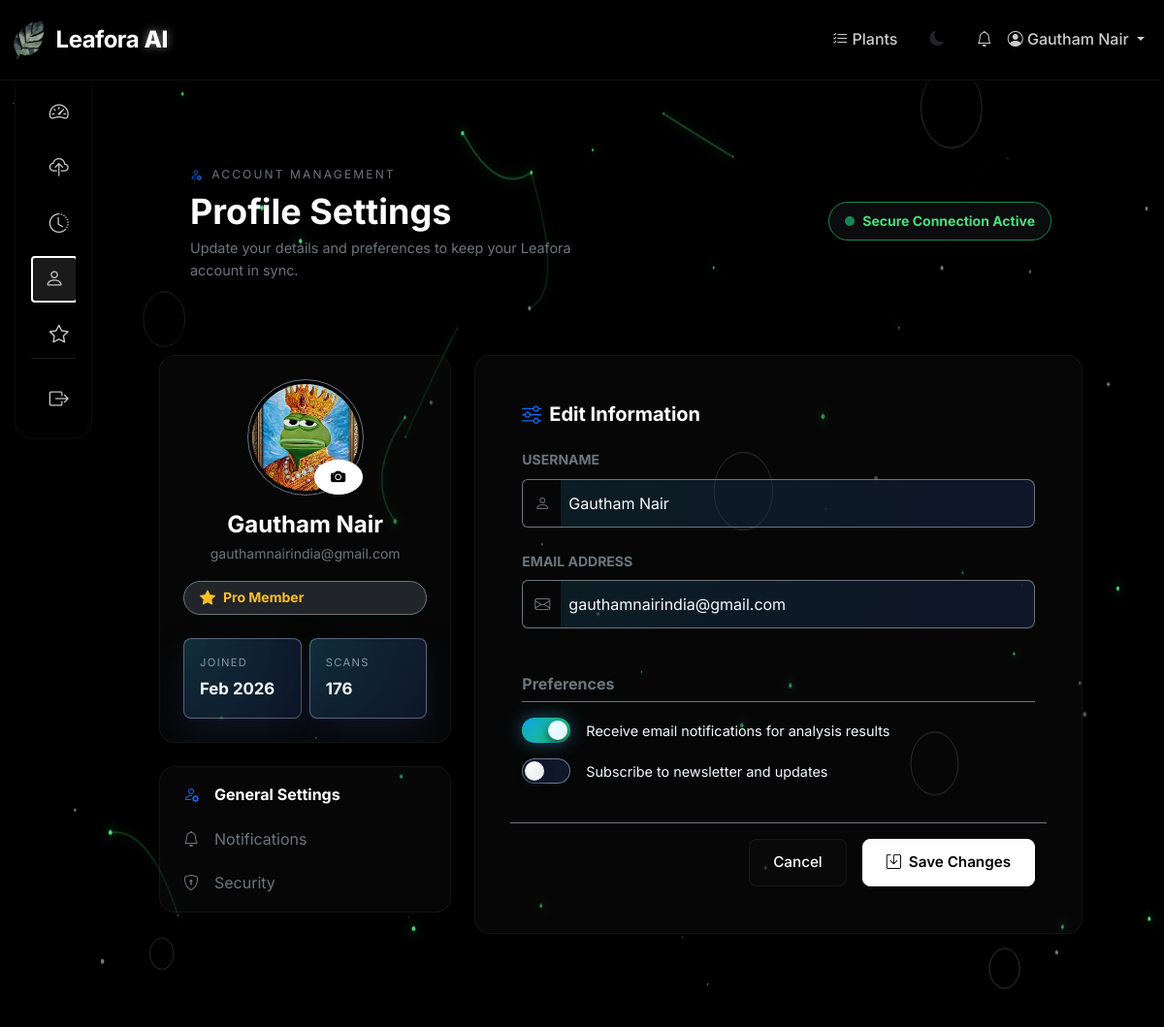
/profile (signed in), run on the app's committed database.
### app.py (models this page shows, shortened)
class User(db.Model):
    __tablename__ = 'tbl_login'
    id = db.Column(db.Integer, primary_key=True)
    username = db.Column(db.String(80), unique=True, nullable=False)
    email = db.Column(db.String(120), unique=True, nullable=False)
    password_hash = db.Column(db.String(255), nullable=False)
    theme = db.Column(db.String(10), default='light')
    last_login = db.Column(db.DateTime, nullable=True)
    @property
    def customer(self):
        return db.session.query(Customer).filter_by(customer_id=self.id).first()
    @property
    def is_admin(self):
        c = self.customer
        try:
            return bool(c.is_admin) if c else False
        except AttributeError:
            return False
    @property
    def created_at(self):
        c = self.customer
        try:
            return c.created_at if c else None
        except AttributeError:
            return None
    def is_pro_active(self):
        c = self.customer
        if not c or not c.is_pro:
            return False
        if c.pro_expires_at:
            expires_at = ensure_timezone_aware(c.pro_expires_at)
            if expires_at and expires_at < datetime.now(timezone.utc):
                return False
        return True

class Customer(db.Model):
    __tablename__ = 'tbl_customer'
    customer_id = db.Column(db.Integer, db.ForeignKey('tbl_login.id'), primary_key=True)
    is_admin = db.Column(db.Boolean, nullable=False, default=False)
    is_pro = db.Column(db.Integer, nullable=False, default=0)
    pro_expires_at = db.Column(db.DateTime, nullable=True)
    is_deleted = db.Column(db.Boolean, nullable=False, default=False)
    created_at = db.Column(db.DateTime, nullable=False, default=lambda: datetime.now(timezone.utc))
    last_login_at = db.Column(db.DateTime, nullable=True)
    last_logout_at = db.Column(db.DateTime, nullable=True)
    subscription_purchased_at = db.Column(db.DateTime, nullable=True)
    email = db.Column(db.String(120), nullable=False, default='')
    password_hash = db.Column(db.String(255), nullable=False, default='')

### app.py (the view, shortened to what this page needs)
@app.route('/profile', methods=['GET', 'POST'])
@login_required
@member_only
def profile():
    user = db.session.get(User, session['user_id'])
    profile_image_url = None
    for ext in ['png', 'jpg', 'jpeg', 'gif', 'bmp']:
        candidate = os.path.join(app.config['UPLOAD_FOLDER'], f"profile_{user.id}.{ext}")
        if os.path.exists(candidate):
            profile_image_url = url_for('static', filename=f"uploads/profile_{user.id}.{ext}")
            break
    is_pro = user.is_pro_active()
    total_predictions = Prediction.query.filter_by(cust_id=user.id).count()
    return render_template('user/profile.html', user=user, profile_image_url=profile_image_url, is_pro=is_pro, total_predictions=total_predictions)

### templates/user/profile.html (shortened to what this page needs)
{% extends "base.html" %}
{% block content %}
<div class="container py-5" style="max-width: 1000px;">
    <div class="mb-5">
        <div class="card border-0 bg-transparent">
            <div class="card-body px-0">
                <div class="row g-3 align-items-center">
                    <div class="col-md-8">
                        <span class="profile-header-eyebrow text-secondary d-inline-flex align-items-center mb-2">
                            <i class="bi bi-person-gear me-2 text-primary"></i>
                            Account Management
                        </span>
                        <h1 class="profile-header-title fw-bold mb-1">
                            Profile Settings
                        </h1>
                        <p class="profile-header-subtitle text-secondary mb-0">
                            Update your details and preferences to keep your Leafora account in sync.
                        </p>
                    </div>
                    <div class="col-md-4 text-md-end">
                        <div class="d-inline-flex align-items-center gap-2 px-3 py-2 rounded-pill border border-success bg-secondary bg-opacity-10">
                            <span class="position-relative d-flex" style="width: 10px; height: 10px;">
                                <span class="position-relative w-100 h-100 rounded-circle bg-success"></span>
                            </span>
                            <span class="small fw-bold text-success text-nowrap">Secure Connection Active</span>
                        </div>
                    </div>
                </div>
            </div>
        </div>
        <div class="row g-4 mt-1">
            <div class="col-md-4">
                <div class="card p-4 text-center mb-4 position-relative overflow-hidden">
                    <div class="d-flex justify-content-center mb-3">
                        <div class="rounded-circle p-1 border border-secondary position-relative profile-avatar-ring">
                            {% if profile_image_url %}
                            <img src="{{ profile_image_url }}" alt="Profile" class="rounded-circle w-100 h-100 object-fit-cover shadow-sm">
                            {% else %}
                            <div class="rounded-circle w-100 h-100 d-flex align-items-center justify-content-center bg-dark shadow-sm">
                                <span class="display-4 fw-bold text-secondary">{{ user.username[:1] | upper }}</span>
                            </div>
                            {% endif %}
                            <label for="profile_image" class="btn btn-sm btn-primary position-absolute bottom-0 end-0 rounded-circle d-flex align-items-center justify-content-center profile-avatar-edit">
                                <i class="bi bi-camera-fill"></i>
                            </label>
                        </div>
                    </div>
                    <h4 class="fw-bold mb-1">{{ user.username }}</h4>
                    <p class="text-secondary small mb-3">{{ user.email }}</p>
                    <div class="d-inline-flex align-items-center px-3 py-1 rounded-pill border border-secondary bg-dark mb-4">
                        {% if user.is_admin %}
                            <i class="bi bi-shield-check text-danger me-2"></i>
                            <span class="small fw-bold text-danger">Administrator</span>
                        {% elif user.is_pro_active() %}
                            <i class="bi bi-star-fill text-warning me-2"></i>
                            <span class="small fw-bold text-warning">Pro Member</span>
                        {% else %}
                            <i class="bi bi-person text-info me-2"></i>
                            <span class="small fw-bold text-info">Free Tier</span>
                        {% endif %}
                    </div>
                    <div class="row g-2 text-start">
                        <div class="col-6">
                            <div class="p-3 rounded-3 profile-stat-card h-100">
                                <div class="profile-stat-label small mb-1">Joined</div>
                                <div class="profile-stat-value fw-bold">{{ user.created_at.strftime('%b %Y') }}</div>
                            </div>
                        </div>
                        <div class="col-6">
                            <div class="p-3 rounded-3 profile-stat-card h-100">
                                <div class="profile-stat-label small mb-1">Scans</div>
                                <div class="profile-stat-value fw-bold">{{ total_predictions }}</div>
                            </div>
                        </div>
                    </div>
                </div>
                <div class="card p-2 overflow-hidden d-none d-md-block">
                    <div class="list-group list-group-flush bg-transparent">
                        <a href="#" class="list-group-item list-group-item-action bg-transparent border-0 active fw-bold rounded-2 mb-1">
                            <i class="bi bi-person-gear me-3 text-primary"></i>General Settings
                        </a>
                        <a href="#" class="list-group-item list-group-item-action bg-transparent border-0 text-secondary rounded-2 mb-1">
                            <i class="bi bi-bell me-3"></i>Notifications
                        </a>
                        <a href="#" class="list-group-item list-group-item-action bg-transparent border-0 text-secondary rounded-2">
                            <i class="bi bi-shield-lock me-3"></i>Security
                        </a>
                    </div>
                </div>
            </div>
            <div class="col-md-8">
                <div class="card p-5 h-100 position-relative">
                    <h5 class="fw-bold mb-4"><i class="bi bi-sliders me-2 text-primary"></i>Edit Information</h5>
                    <form method="POST" action="{{ url_for('profile') }}" enctype="multipart/form-data" id="profileForm">
                        <div class="row g-4">
                            <div class="col-12">
                                <label for="username" class="form-label text-secondary small text-uppercase fw-bold">Username</label>
                                <div class="input-group">
                                    <span class="input-group-text border-secondary text-secondary bg-transparent"><i class="bi bi-person"></i></span>
                                    <input type="text" class="form-control border-secondary border-start-0 ps-2 profile-input" id="username" name="username" value="{{ user.username }}" required>
                                </div>
                            </div>
                            <div class="col-12">
                                <label for="email" class="form-label text-secondary small text-uppercase fw-bold">Email Address</label>
                                <div class="input-group">
                                    <span class="input-group-text border-secondary text-secondary bg-transparent"><i class="bi bi-envelope"></i></span>
                                    <input type="email" class="form-control border-secondary border-start-0 ps-2 profile-input" id="email" name="email" value="{{ user.email }}" required>
                                </div>
                            </div>
                            <div class="col-12 mt-5">
                                <h6 class="fw-bold mb-3 text-secondary border-bottom border-secondary pb-2">Preferences</h6>
                                <div class="profile-toggle mb-3">
                                    <label class="d-flex align-items-center gap-3 mb-0" for="emailNotif">
                                        <span class="profile-toggle-switch">
                                            <span class="profile-toggle-knob"></span>
                                        </span>
                                        <span class="profile-toggle-text">
                                            Receive email notifications for analysis results
                                        </span>
                                    </label>
                                </div>
                                <div class="profile-toggle mb-3">
                                    <label class="d-flex align-items-center gap-3 mb-0" for="marketingNotif">
                                        <span class="profile-toggle-switch">
                                            <span class="profile-toggle-knob"></span>
                                        </span>
                                        <span class="profile-toggle-text">
                                            Subscribe to newsletter and updates
                                        </span>
                                    </label>
                                </div>
                            </div>
                            <div class="col-12 mt-4 d-flex justify-content-end gap-3 pt-3 border-top border-secondary">
                                <a href="{{ url_for('dashboard') }}" class="btn btn-secondary px-4">Cancel</a>
                                <button type="submit" class="btn btn-primary px-4" id="saveBtn">
                                    <i class="bi bi-save me-2"></i>Save Changes
                                </button>
                            </div>
                        </div>
                    </form>
                </div>
            </div>
        </div>
    </div>
</div>
{% endblock %}

### templates/components/navbar.html (shortened to what this page needs)
<nav class="navbar navbar-expand-lg">
    <div class="container-fluid">
        <a class="navbar-brand" href="{{ url_for('index') }}" style="display: flex; align-items: center; gap: 0.75rem;">
            <img src="{{ url_for('logo') }}" alt="Leafora AI Logo" style="height: 40px;" onerror="this.style.display='none'; this.nextElementSibling.style.display='inline';">
            <span>Leafora <span class="ai-text-animate">AI</span></span>
        </a>
        <div class="collapse navbar-collapse" id="navbarNav">
            <ul class="navbar-nav ms-auto align-items-center">
                {% if session.user_id %}
                    <li class="nav-item">
                        <a class="nav-link" href="{{ url_for('supported_plants') }}">
                            <i class="bi bi-list-check"></i> Plants
                        </a>
                    </li>
                    <li class="nav-item">
                        <button class="theme-toggle btn" id="themeToggle" title="Toggle theme">
                            <i class="bi bi-moon-fill" id="themeIcon"></i>
                        </button>
                    </li>
                    <li class="nav-item dropdown">
                        <a class="nav-link position-relative" href="#" role="button" data-bs-toggle="dropdown" id="notificationsDropdown" onclick="loadNotificationDropdown(); return false;">
                            <i class="bi bi-bell"></i>
                        </a>
                    </li>
                    <li class="nav-item dropdown">
                        <a class="nav-link dropdown-toggle" href="#" role="button" data-bs-toggle="dropdown">
                            <i class="bi bi-person-circle"></i> {{ session.username }}
                        </a>
                    </li>
                {% endif %}
            </ul>
        </div>
    </div>
</nav>

### data on the page
User: username "Gautham Nair", email "gauthamnairindia@gmail.com"
Customer: created_at "Feb 2026"

### other printed values
{{ total_predictions }} "176"
